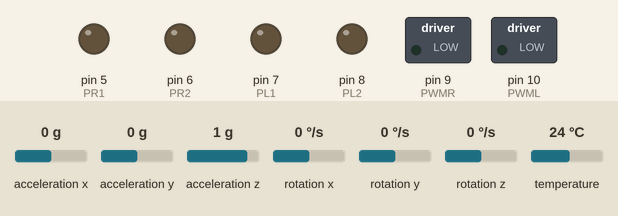
The sketch below on a simulated Arduino Uno, built with avr-gcc and run on an emulated ATmega328P. Shown: switched loads named in the sketch (green lamp = pin HIGH), output pins drawn as LEDs (lit = HIGH). The inputs (shaded band) are chosen by the test bench; at power-on: acceleration y 0 g, acceleration x 0 g, acceleration z 1 g, rotation x 0 °/s, rotation y 0 °/s, rotation z 0 °/s, temperature 24 °C. What the sketch prints to the serial monitor is not drawn.

Above: at 1.3 s.
1.4 s: acceleration y set to -0.8 g
At 2.3 s:
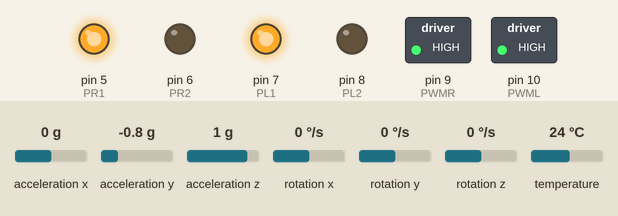
3.1 s: acceleration y set to -1.2 g
At 3.9 s:
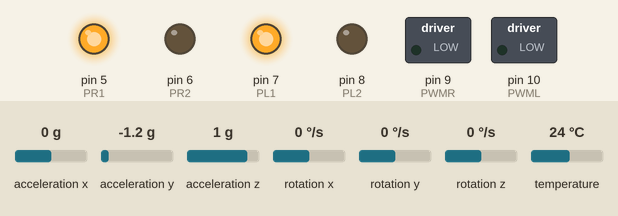
4.6 s: acceleration y set to 0.8 g
At 5.5 s:
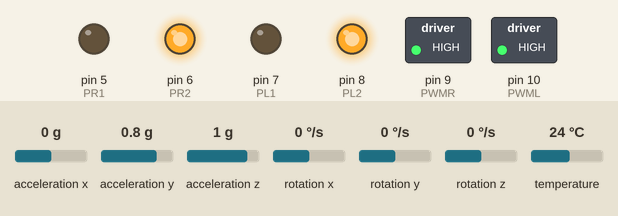
6.1 s: acceleration y set to -1.4 g
At 7.3 s:
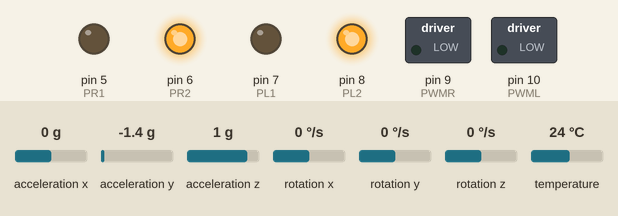
7.6 s: acceleration y set to 0.1 g
At 7.9 s:
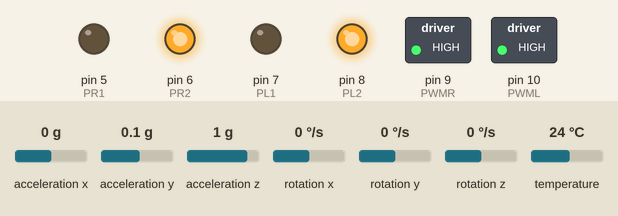
9.1 s: acceleration y set to -0.1 g
At 10.02 s:
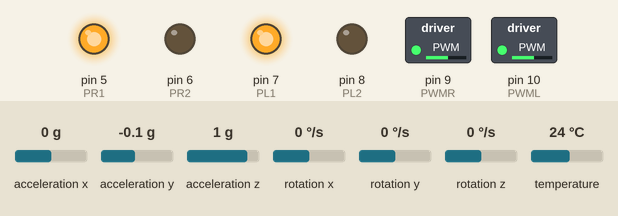
Timing chart, 0 to 12.1 s (numbered marks = the images above; inputs shaded):
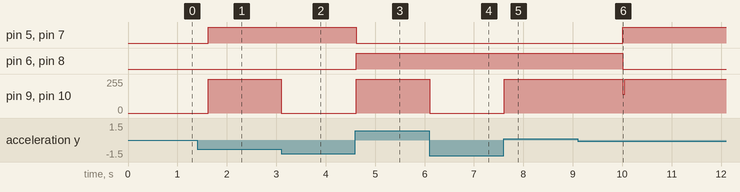

The sketch:

robot_code.ino
```cpp
//CODE FOR SELF-BALANCING ROBOT

#include <Adafruit_MPU6050.h> // MPU6050 library
#include <Adafruit_Sensor.h>
#include <Wire.h>
#define PI 3.141592
#define del 500

Adafruit_MPU6050 mpu;
float i=0;
double d=0;
float alpha=0;

//Declaring motor driver variables

const int PR1 = 5;      //  arduino  pin 5 to l298  pin IN4
const int PR2 = 6;      //  arduino  pin 6 to l298  pin IN3
const int PL1 = 7;      //  arduino  pin 7 to l298  pin IN1
const int PL2 = 8;      //  arduino  pin 8 to l298  pin IN2
const int PWMR= 9;      //  arduino  pin 9 to l298  pin ENB
const int PWML= 10;     //  arduino  pin 10 to l298  pin ENA

// PID control coefficients

const float kp=3500;
const float ki=50;
const float kd=600;

int aa=0;
int bb=0;
float pwm=0;

void setup(void) {
  pinMode(PR1,OUTPUT); //Setting driver output pins
  pinMode(PR2,OUTPUT);
  pinMode(PL1,OUTPUT);
  pinMode(PL2,OUTPUT);

  Serial.begin(115200);
  while (!Serial)
    delay(10);

  Serial.println("Adafruit MPU6050 test!");

  // Try to initialize!
  if (!mpu.begin()) {
    Serial.println("Failed to find MPU6050 chip");
    while (1) {
      delay(10);
    }
  }
  Serial.println("MPU6050 Found!");

  mpu.setAccelerometerRange(MPU6050_RANGE_8_G);
  Serial.print("Accelerometer range set to: ");
  switch (mpu.getAccelerometerRange()) {
  case MPU6050_RANGE_2_G:
    Serial.println("+-2G");
    break;
  case MPU6050_RANGE_4_G:
    Serial.println("+-4G");
    break;
  case MPU6050_RANGE_8_G:
    Serial.println("+-8G");
    break;
  case MPU6050_RANGE_16_G:
    Serial.println("+-16G");
    break;
  }
  mpu.setGyroRange(MPU6050_RANGE_500_DEG);
  Serial.print("Gyro range set to: ");
  switch (mpu.getGyroRange()) {
  case MPU6050_RANGE_250_DEG:
    Serial.println("+- 250 deg/s");
    break;
  case MPU6050_RANGE_500_DEG:
    Serial.println("+- 500 deg/s");
    break;
  case MPU6050_RANGE_1000_DEG:
    Serial.println("+- 1000 deg/s");
    break;
  case MPU6050_RANGE_2000_DEG:
    Serial.println("+- 2000 deg/s");
    break;
  }

  mpu.setFilterBandwidth(MPU6050_BAND_21_HZ);
  Serial.print("Filter bandwidth set to: ");
  switch (mpu.getFilterBandwidth()) {
  case MPU6050_BAND_260_HZ:
    Serial.println("260 Hz");
    break;
  case MPU6050_BAND_184_HZ:
    Serial.println("184 Hz");
    break;
  case MPU6050_BAND_94_HZ:
    Serial.println("94 Hz");
    break;
  case MPU6050_BAND_44_HZ:
    Serial.println("44 Hz");
    break;
  case MPU6050_BAND_21_HZ:
    Serial.println("21 Hz");
    break;
  case MPU6050_BAND_10_HZ:
    Serial.println("10 Hz");
    break;
  case MPU6050_BAND_5_HZ:
    Serial.println("5 Hz");
    break;
  }

  Serial.println("");
  delay(100);
}

void loop() {

  sensors_event_t a, g, temp;
  mpu.getEvent(&a, &g, &temp);

  float e=a.acceleration.y;
  float theta = asin(e/10);
  theta=theta*180/PI;
  d=(theta-alpha)/del;
  d=d*1000;
  alpha=theta;
  Serial.print("theta ");
  Serial.print(theta);
  Serial.println("");
  i=i+(theta*del/1000);
  Serial.print("d :");
  Serial.print(d);
  Serial.println("");
  Serial.print("i ");
  Serial.print(i);
  Serial.println("");
  pwm = ( theta * kp ) + ( i*ki  ) + ( d * kd ) ; // P I D
  if(pwm < 0){
            aa = 1;
            bb = 0;

           // digitalWrite(13, 0);
          }
          if(pwm > 0){
            aa = 0;
            bb= 1;
            //digitalWrite(13, 1);
          }
   pwm  = abs(pwm);
          if ( pwm < 0) pwm = 0;
          if ( pwm > 255) pwm = 255;

 if(abs(theta) > 0.5){
              analogWrite(PWMR, pwm);
              digitalWrite(PR1, aa);
              digitalWrite(PR2 ,bb);

              analogWrite(PWML ,pwm);
              digitalWrite(PL1 ,aa);
              digitalWrite(PL2 ,bb);
              }
           else{
              analogWrite(PWMR , 0);
              analogWrite(PWML , 0);
              i = 0;
              delay(del);
           }

}
```

Measured:
- the behaviour switches between -1 and -1.1 g on acceleration y (found by bisection; images 1 and 2)
- after the input at 1.4 s, pin 5 (PR1), pin 7 (PL1): LOW → HIGH after 0.22 s; pin 9 (PWMR), pin 10 (PWML): 0/255 → 255/255 after 0.22 s
- after the input at 3.1 s, pin 9 (PWMR), pin 10 (PWML): 255/255 → 0/255 at once
- after the input at 4.6 s, pin 5 (PR1), pin 7 (PL1): HIGH → LOW at once; pin 6 (PR2), pin 8 (PL2): LOW → HIGH at once; pin 9 (PWMR), pin 10 (PWML): 0/255 → 255/255 at once
- after the input at 6.1 s, pin 9 (PWMR), pin 10 (PWML): 255/255 → 0/255 at once
- after the input at 7.6 s, pin 9 (PWMR), pin 10 (PWML): 0/255 → 255/255 at once
- after the input at 9.1 s, pin 5 (PR1), pin 7 (PL1): LOW → HIGH after 0.91 s; pin 6 (PR2), pin 8 (PL2): HIGH → LOW after 0.91 s; pin 9 (PWMR), pin 10 (PWML): 255/255 → 140/255 after 0.91 s, → 255/255 0.04 s later
